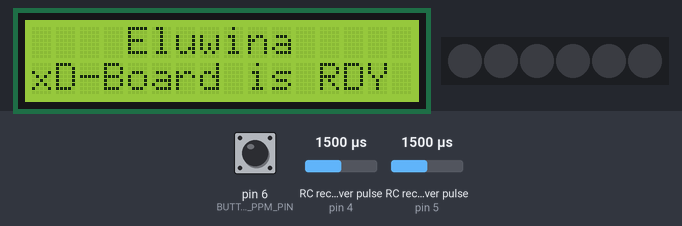
The program below on a simulated Arduino Pro Mini, built with avr-gcc and run on an emulated ATmega328P. Shown: 16×2 character LCD, 6 RGB LEDs in strip order, left to right. Wiring (inferred from the names in the program): 2 × RC receiver channel: data pin 4 / data pin 5. The inputs (shaded band) are chosen by the test bench; at power-on: pin 6 (BUTTON_PPM_PIN) HIGH, RC receiver pulse (sensors on pin 4, pin 5) 1500 µs. What the program prints to the serial monitor is not drawn.

Above: at 0.2 s.
At 1.4 s:
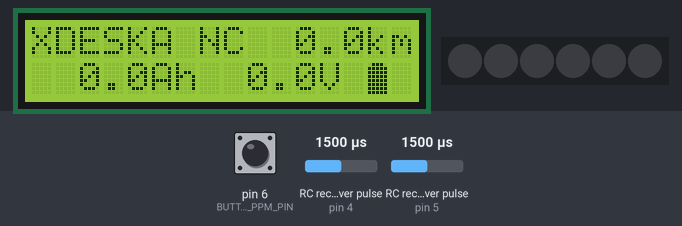

The program:

main.cpp
```cpp
#include <Arduino.h>
#include <SoftwareSerial.h>
#include <VescUart.h>
#include <Wire.h>
#include <LiquidCrystal_I2C.h>
#include <stdio.h>
#include <Adafruit_NeoPixel.h>

#include "lcd_special.h"

const int WS_PIN = 10; // On Trinket or Gemma, suggest changing this to 1
const int NUMPIXELS = 6;

const int PPM_PULSE_IN_TIME = 32000; // microseconds
const int STEER_PPM_PIN = 4;
const int THROTTLE_PPM_PIN = 5;
const int BUTTON_PPM_PIN = 6;

const int VESC_TX_PIN = 11;
const int VESC_RX_PIN = 12;

LiquidCrystal_I2C lcd(0x27, 2, 1, 0, 4, 5, 6, 7, 3, POSITIVE);

SoftwareSerial vescSerial(VESC_TX_PIN, VESC_RX_PIN); // RX, TX
VescUart UART;

int readPulseLen(int pin)
{
    int pulse_len = pulseIn(pin, HIGH, PPM_PULSE_IN_TIME);
    return pulse_len;
}

void setupLcd()
{
    int charBitmapSize = (sizeof(charBitmap) / sizeof(charBitmap[0]));

    lcd.begin(16, 2); // initialize the lcd

    for (int i = 0; i < charBitmapSize; i++)
    {
        lcd.createChar(i, (uint8_t *)charBitmap[i]);
    }
}

Adafruit_NeoPixel neopixels(NUMPIXELS, WS_PIN, NEO_GRB + NEO_KHZ800);

class WsDriver
{
private:
    const uint32_t stop_color = Adafruit_NeoPixel::Color(30, 0, 0);
    const uint32_t break_color = Adafruit_NeoPixel::Color(255, 0, 0);
    const uint32_t blink_color = Adafruit_NeoPixel::Color(255, 255, 0);
    Adafruit_NeoPixel &pixels;
    bool breaking = false;
    bool disabled = true;
    enum BLINKER
    {
        NO_BLINKER = 0,
        LEFT_BLINKER = 1,
        RIGHT_BLINKER = 2,
    } blinker_state = NO_BLINKER;
    unsigned long animation_start_time = 0;

    unsigned long blink_interval = 750;
    unsigned long blink_duration = 10000;

public:
    WsDriver(Adafruit_NeoPixel &pixels) : pixels(pixels)
    {
    }

    void init()
    {
        this->pixels.begin(); // INITIALIZE NeoPixel strip object (REQUIRED)
    }

    void step()
    {
        this->pixels.clear();
        if (this->disabled)
        {
            this->pixels.show();
            return;
        }

        this->pixels.fill(this->breaking ? this->break_color : this->stop_color);

        unsigned long animation_left_time = millis() - this->animation_start_time;
        switch (this->blinker_state)
        {
        case NO_BLINKER:
        {
            break;
        }
        case LEFT_BLINKER:
        case RIGHT_BLINKER:
        {
            if (animation_left_time > this->blink_duration)
            {
                this->blinker_state = NO_BLINKER;
                break;
            }

            if (animation_left_time % this->blink_interval < this->blink_interval / 2)
            {
                this->pixels.setPixelColor((this->blinker_state == LEFT_BLINKER) ? NUMPIXELS - 1 : 0, blink_color);
            }

            break;
        }
        }
        this->pixels.show(); // Send the updated pixel colors to the hardware.
    }

    void setLeftBlinker()
    {
        this->animation_start_time = millis();
        this->blinker_state = LEFT_BLINKER;
    }
    void setRightBlinker()
    {
        this->animation_start_time = millis();
        this->blinker_state = RIGHT_BLINKER;
    }

    void setBreaking(bool breaking)
    {
        this->breaking = breaking;
    }

    void disable()
    {
        this->disabled = true;
        this->breaking = false;
        this->blinker_state = NO_BLINKER;
    }

    void enable()
    {
        this->disabled = false;
    }
};

WsDriver wsdriver(neopixels);

void setup()
{
    setupLcd();

    lcd.home(); // go home
    lcd.print("    Eluwina");
    lcd.setCursor(0, 1); // go to the next line
    lcd.print("xD-Board is RDY");
    delay(1000);

    // put your setup code here, to run once:
    Serial.begin(115200);
    vescSerial.begin(9600);

    while (!Serial)
    {
        ; // wait for serial port to connect. Needed for Native USB only
    }

    UART.setSerialPort(&vescSerial);
    // UART.setDebugPort(&Serial);
    pinMode(STEER_PPM_PIN, INPUT_PULLUP);
    pinMode(THROTTLE_PPM_PIN, INPUT_PULLUP);
    pinMode(BUTTON_PPM_PIN, INPUT_PULLUP);

    wsdriver.init();

    Serial.println("setup completed");
}

float voltageToPercentage(float voltage)
// TODO make better
{
    float x = voltage / 2.0f;
    float factor = x;

    float y = 959444.6;
    y += -245584.2 * factor;
    factor *= x;

    y += 23534.65 * factor;
    factor *= x;

    y += -1000.876 * factor;
    factor *= x;

    y += 15.94083 * factor;

    // Serial.println(y);
    if (y > 100.f)
        return 100.f;
    if (y < 0.f)
        return 0.f;

    return y;
}

void renderVescStats(bool vesc_connected, float voltage, long long tacho, float amp_hours)
{
    // float tacho_in_km = tacho * 0.0000037399912542735634;
    // empiricly choosen constant
    float tacho_in_km = tacho * 0.000002;
    int km_major = (int)tacho_in_km;
    int km_minor = (int)(tacho_in_km * 10) % 10;

    int voltage_major = (int)voltage;
    int voltage_minor = (int)(voltage * 10) % 10;

    amp_hours *= 2; // (cuz we have 2 vescs)

    int amp_hours_major = (int)amp_hours;
    int amp_hours_minor = (int)(amp_hours * 10) % 10;

    float voltage_percentage = voltageToPercentage(voltage);

    char battery_idx = 1;
    if (voltage_percentage < 80)
    {
        battery_idx = 2;
    }
    if (voltage_percentage < 60)
    {
        battery_idx = 3;
    }
    if (voltage_percentage < 40)
    {
        battery_idx = 4;
    }
    if (voltage_percentage < 20)
    {
        battery_idx = 5;
    }
    if (voltage_percentage < 10)
    {
        battery_idx = 6;
    }

    // XDESKAXNCX99.9km
    // X99.9AhX16.4VXBX

    lcd.clear();
    char buff[17];
    snprintf(buff, sizeof(buff), "XDESKA %s %2d.%dkm", (vesc_connected ? " C" : "NC"), km_major, km_minor);
    lcd.write(buff, 16);

    lcd.setCursor(0, 1); // go to the next line
    snprintf(buff, sizeof(buff), " %2d.%dAh %2d.%dV %c ", amp_hours_major, amp_hours_minor, voltage_major, voltage_minor, battery_idx);

    lcd.write(buff, 16);
}
// 1574 1492 1098
void handleSteer()
{
    uint16_t steer_pulse_len = readPulseLen(STEER_PPM_PIN);
    if (steer_pulse_len == 0)
    {
        return;
    }

    if (steer_pulse_len > 1700)
    {
        wsdriver.setRightBlinker();
    }

    if (steer_pulse_len < 1400)
    {
        wsdriver.setLeftBlinker();
    }
}

void handleThrottle()
{
    uint16_t throttle_pulse_len = readPulseLen(THROTTLE_PPM_PIN);
    if (throttle_pulse_len == 0)
    {
        return;
    }

    if (throttle_pulse_len < 1400)
    {
        wsdriver.setBreaking(true);
    }
    else
    {
        wsdriver.setBreaking(false);
    }
}

void handleButton()
{
    uint16_t button_pulse_len = readPulseLen(BUTTON_PPM_PIN);
    if (button_pulse_len == 0)
    {
        return;
    }

    if (button_pulse_len > 1500)
    {
        wsdriver.disable();
    }
    else
    {
        wsdriver.enable();
    }
}

void loop()
{
    wsdriver.step();

    handleSteer();
    handleThrottle();
    handleButton();
    // Serial.println(UART.data.inpVoltage);

    // Serial.print(STEER_PPM_PIN);
    // Serial.print(" ");
    // Serial.print(readPulseLen(THROTTLE_PPM_PIN));
    // Serial.print(" ");

    bool vesc_read_succeded = UART.getVescValues();

    renderVescStats(vesc_read_succeded, UART.data.inpVoltage, UART.data.tachometerAbs, UART.data.ampHours);

    // Do a little animation by writing to the same location
    // for (int j = 0; j < 16; j++)
    // {
    //   lcd.print(char(j % 7));
    // }
    // lcd.setCursor(0, 1);
    // delay(200);
}

// void loop()
// {
//   /** Call the function getVescValues() to acquire data from VESC */

//   delay(1000);
//   // put your main code here, to run repeatedly:
// }
// 0123456789ABCDEF
// XDESKANCX16.4VXB
// XXX99.9Ah

// 0123456789ABCDEF
// XDESKAXNCX99.9km
// X99.9AhX16.4VXBX

// Motor Gear 11
// Wheel Gear 50
// wheel diameter 200x50mm

// 0.6283185307179586m - 1 obrot
// 168 tacho/ 1 obrot

// (tacho / 168) * 0.6 ... = meters

// void printVescData()
// {
//     // it resets uC
//     Serial.print("avgMotorCurrent ");
//     Serial.println(UART.data.avgMotorCurrent);
//     Serial.print("avgInputCurrent ");
//     Serial.println(UART.data.avgInputCurrent);
//     Serial.print("dutyCycleNow ");
//     Serial.println(UART.data.dutyCycleNow);
//     Serial.print("RPM ");
//     Serial.println(UART.data.rpm);
//     Serial.print("V ");
//     Serial.println(UART.data.inpVoltage);
//     Serial.print("Ah ");
//     Serial.println(UART.data.ampHours);
//     Serial.print("Ah chg ");
//     Serial.println(UART.data.ampHoursCharged);
//     Serial.print("Tacho ");
//     Serial.println(UART.data.tachometer);
//     Serial.print("Tacho abs ");
//     Serial.println(UART.data.tachometerAbs);
//     Serial.println('\n');
// }

// void testRenderStats()
// {
//     renderVescStats(true, 32.123, 142597 * 55, 12.9123);
//     delay(2000);
//     renderVescStats(true, 16.6 * 2, 142597 * 55, 12.9123);
//     delay(2000);
//     renderVescStats(true, 15.8 * 2, 142597 * 55, 12.9123);
//     delay(2000);
//     renderVescStats(true, 15.18 * 2, 142597 * 55, 12.9123);
//     delay(2000);
//     renderVescStats(true, 14.83 * 2, 142597 * 55, 12.9123);
//     delay(2000);
//     renderVescStats(true, 13.53 * 2, 142597 * 55, 12.9123);
//     delay(2000);
//     renderVescStats(true, 2.123, 142597, 2.9123);
//     delay(2000);
//     renderVescStats(false, 0, 0, 0);
//     delay(2000);
// }
```

lcd_special.h
```cpp
#ifndef _LCD_SPECIAL_H
#define _LCD_SPECIAL_H
#include <Arduino.h>
#include <stdint.h>

// Creat a set of new characters
const uint8_t charBitmap[][8] = {
    {
        // idx 0 - batt charge
        B01110,
        B11111,
        B10101,
        B10001,
        B11011,
        B11011,
        B11111,
        B11111,
    },
    {
        // idx 1 - batt 100%
        B01110,
        B11111,
        B11111,
        B11111,
        B11111,
        B11111,
        B11111,
        B11111,
    },
    {
        // idx 2 - batt 75%
        B01110,
        B10001,
        B10001,
        B11111,
        B11111,
        B11111,
        B11111,
        B11111,
    },
    {// idx 3 - batt 50%
     B01110,
     B10001,
     B10001,
     B10001,
     B11111,
     B11111,
     B11111,
     B11111},
    {
        // idx 4 - batt 25%
        B01110,
        B10001,
        B10001,
        B10001,
        B10001,
        B11111,
        B11111,
        B11111,
    },
    {
        // idx 5 - batt 10%
        B01110,
        B10001,
        B10001,
        B10001,
        B10001,
        B10001,
        B11111,
        B11111,
    },
    {
        // idx 6 - batt 0%
        B01110,
        B10001,
        B10001,
        B10001,
        B10001,
        B10001,
        B10001,
        B11111,
    }};
#endif // _LCD_SPECIAL_H
```
